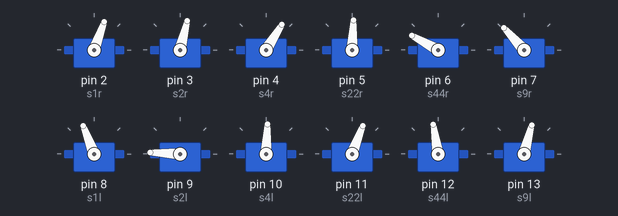
Recording of a sketch running on a simulated Arduino Uno, built with avr-gcc and run on an emulated ATmega328P. On the bench: 12 × servo.

Above: at 5.19 s.
At 6.07 s:
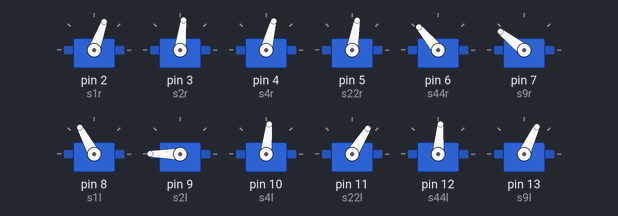
At 6.72 s:
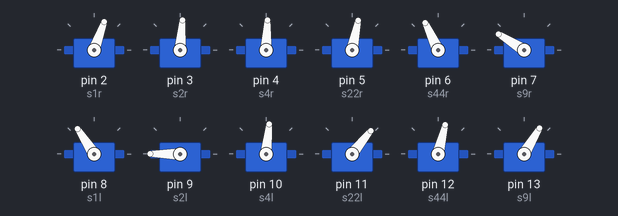
At 7.8 s:
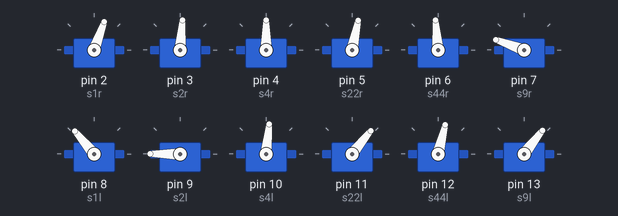
Timing chart, 0 to 9.3 s (numbered marks = the images above):
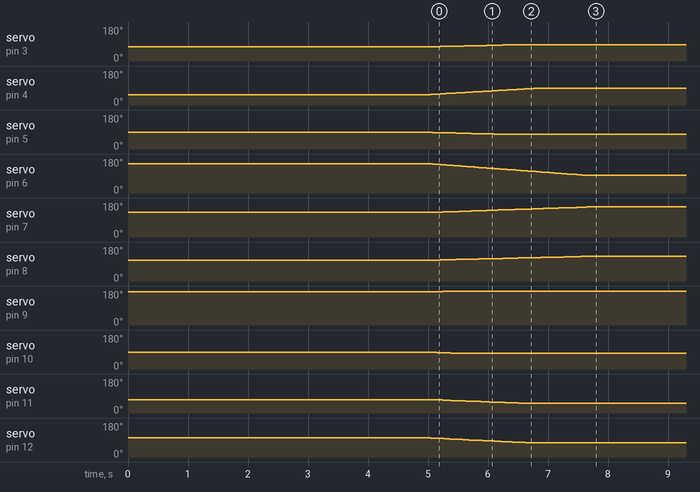

Measured:
- by itself, servo on pin 3 (s2r): moves from 75° to 85° over 1.2 s
- by itself, servo on pin 4 (s4r): moves from 55° to 90° over 1.8 s
- by itself, servo on pin 5 (s22r): moves from 88° to 78° over 1.2 s
- by itself, servo on pin 6 (s44r): moves from 155° to 95° over 2.5 s
- by itself, servo on pin 7 (s9r): moves from 130° to 160° over 2.6 s
- by itself, servo on pin 8 (s1l): moves from 110° to 130° over 2.4 s
- by itself, servo on pin 9 (s2l): moves from 175° to 180° over 0.30 s
- by itself, servo on pin 10 (s4l): moves from 89° to 84° over 0.30 s

The sketch:

walk.ino
```cpp
#include <VarSpeedServo.h>

VarSpeedServo S1_R;
VarSpeedServo S2_R;
VarSpeedServo S4_R;
VarSpeedServo S22_R;
VarSpeedServo S44_R;
VarSpeedServo S9_R;

VarSpeedServo S1_L;
VarSpeedServo S2_L;
VarSpeedServo S4_L;
VarSpeedServo S22_L;
VarSpeedServo S44_L;
VarSpeedServo S9_L;

#define s1r 2
#define s2r 3
#define s4r 4
#define s22r 5
#define s44r 6
#define s9r 7

#define s1l 8
#define s2l 9
#define s4l 10
#define s22l 11
#define s44l 12
#define s9l 13
  int i;
  float thS1_R=-30;
  float thS1_L=10;
  float thS2_R=80;
  float thS4_R=125;
  float thS9_L=-20;
  float thS2_L=5;
 float thS4_L=185;
  float thS9_R=0;

void setup() {
      S1_R.attach(s1r);
    S2_R.attach(s2r);
    S4_R.attach(s4r);
    S22_R.attach(s22r);
    S44_R.attach(s44r);
    S9_L.attach(s9r);

    S1_L.attach(s1l);
    S2_L.attach(s2l);
    S4_L.attach(s4l);
    S22_L.attach(s22l);
    S44_L.attach(s44l);
    S9_R.attach(s9l);

  S1_R.write(100+thS1_R);//1480
  S2_R.write(85+thS2_R-90);//94+thS2_R-90);//-x  94   \78
  S4_R.write(110+thS4_R-180);//1+thS4_R-90);//86  1
  S22_R.write(98-thS2_R+70);//99-thS2_R+90);//+x      /98
  S44_R.write(75-thS4_R+205);//171-thS4_R+90);//81  171    (73)
  S9_L.write(110-thS9_L);//115+x/2);//+x/2

  S1_L.write(100+thS1_L);//1390
  S2_L.write(100-thS2_L+80);//+x
  S4_L.write(79-thS4_L+195);//180-thS4_L+90);
  S22_L.write(76+thS2_L-10);//-x
  S44_L.write(96+thS4_L-180);//0+thS4_L-90);
  S9_R.write(77+thS9_R);//76-x/2);//-x/2


  delay(5000);
 thS1_R=-30;
  thS1_L=10;
  thS2_R=90;
  thS4_R=160;
  thS9_L=-50;
  thS2_L=-15;
  thS4_L=185;
  thS9_R=-25;

  S1_R.write(100+thS1_R,5);//1480
  S2_R.write(85+thS2_R-90,5);//94+thS2_R-90);//-x  94   \78
  S4_R.write(110+thS4_R-180,12);//1+thS4_R-90);//86  1
  S22_R.write(98-thS2_R+70,5);//99-thS2_R+90);//+x      /98
  S44_R.write(75-thS4_R+180,15);//171-thS4_R+90);//81  171    (73)
  S9_L.write(110-thS9_L,7);//115+x/2);//+x/2

  S1_L.write(120+thS1_L,5);//1390
  S2_L.write(100-thS2_L+80,8);//+x
  S4_L.write(79-thS4_L+190,8);//180-thS4_L+90);
  S22_L.write(76+thS2_L-10,8);//-x
  S44_L.write(96+thS4_L-205,10);//0+thS4_L-90);
  S9_R.write(77+thS9_R,7);//76-x/2);//-x/2

}

void loop() {
/* S1_R.write(100+thS1_R);//1480
  S2_R.write(85+thS2_R-90);//94+thS2_R-90);//-x  94   \78
  S4_R.write(110+thS4_R-180);//1+thS4_R-90);//86  1
  S22_R.write(98-thS2_R+70);//99-thS2_R+90);//+x      /98
  S44_R.write(75-thS4_R+205);//171-thS4_R+90);//81  171    (73)
  S9_L.write(110-thS9_L);//115+x/2);//+x/2

  S1_L.write(100+thS1_L);//1390
  S2_L.write(100-thS2_L+80);//+x
  S4_L.write(79-thS4_L+195);//180-thS4_L+90);
  S22_L.write(76+thS2_L-10);//-x
  S44_L.write(96+thS4_L-180);//0+thS4_L-90);
  S9_R.write(77+thS9_R);//76-x/2);//-x/2

   delay(5000);
  thS1_R=-30;
  thS1_L=10;
  thS2_R=80;
  thS4_R=125;
  thS9_L=-20;
  thS2_L=5;
  thS4_L=185;
  thS9_R=-10;

  S1_R.write(100+thS1_R,5);//1480
  S2_R.write(85+thS2_R-90,5);//94+thS2_R-90);//-x  94   \78
  S4_R.write(110+thS4_R-180,5);//1+thS4_R-90);//86  1
  S22_R.write(98-thS2_R+70,5);//99-thS2_R+90);//+x      /98
  S44_R.write(75-thS4_R+205,5);//171-thS4_R+90);//81  171    (73)
  S9_L.write(110-thS9_L,5);//115+x/2);//+x/2

  S1_L.write(100+thS1_L,5);//1390
  S2_L.write(100-thS2_L+80,5);//+x
  S4_L.write(79-thS4_L+195,5);//180-thS4_L+90);
  S22_L.write(76+thS2_L-10,5);//-x
  S44_L.write(96+thS4_L-180,5);//0+thS4_L-90);
  S9_R.write(77+thS9_R,5);//76-x/2);//-x/2

  delay(5000);
 thS1_R=-30;
  thS1_L=10;
  thS2_R=60;
  thS4_R=115;
  thS9_L=0;
  thS2_L=5;
  thS4_L=185;
  thS9_R=-10;

  S1_R.write(100+thS1_R,5);//1480
  S2_R.write(85+thS2_R-90,5);//94+thS2_R-90);//-x  94   \78
  S4_R.write(110+thS4_R-180,5);//1+thS4_R-90);//86  1
  S22_R.write(98-thS2_R+70,5);//99-thS2_R+90);//+x      /98
  S44_R.write(75-thS4_R+205,5);//171-thS4_R+90);//81  171    (73)
  S9_L.write(110-thS9_L,5);//115+x/2);//+x/2

  S1_L.write(100+thS1_L,5);//1390
  S2_L.write(100-thS2_L+80,5);//+x
  S4_L.write(79-thS4_L+195,5);//180-thS4_L+90);
  S22_L.write(76+thS2_L-10,5);//-x
  S44_L.write(96+thS4_L-180,5);//0+thS4_L-90);
  S9_R.write(77+thS9_R,5);//76-x/2);//-x/2
*/
}
```
